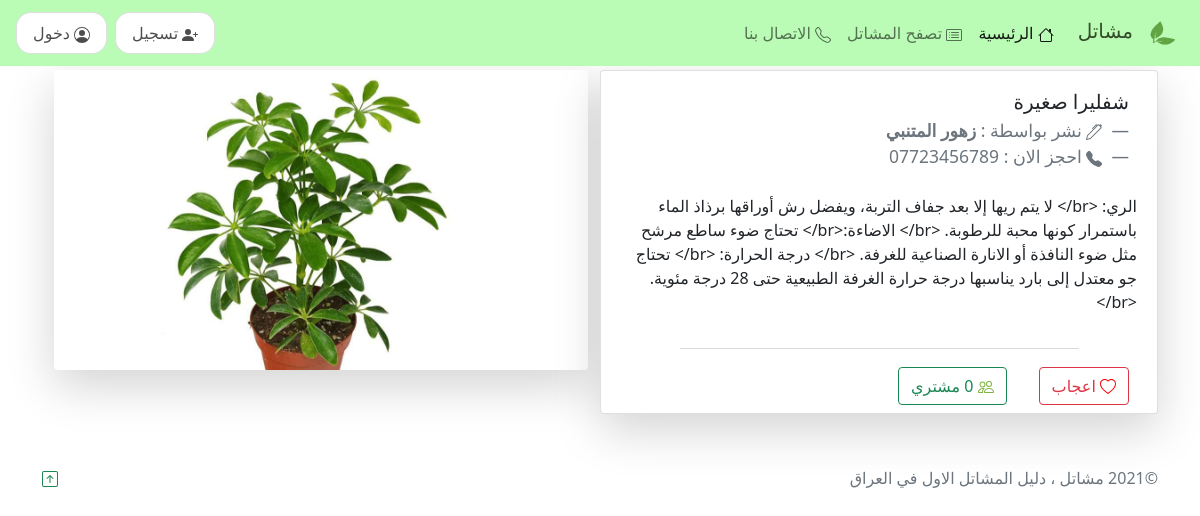
Screenshot of /element?plants_id=3 with the database file from the repository.
### tables this page shows
CREATE TABLE "plants" (
	"id"	INTEGER NOT NULL UNIQUE,
	"nursery_id"	INTEGER,
	"name"	TEXT NOT NULL,
	"des"	TEXT,
	"img_path1"	TEXT,
	"img_path2"	TEXT,
	"img_path3"	TEXT,
	"price"	TEXT NOT NULL,
	PRIMARY KEY("id"),
	FOREIGN KEY("nursery_id") REFERENCES "nursery"("id")
);

CREATE TABLE "nursery" (
	"id"	INTEGER NOT NULL UNIQUE,
	"name"	TEXT NOT NULL UNIQUE,
	"des"	TEXT,
	"img_path1"	TEXT,
	"img_path2"	TEXT,
	"img_path3"	TEXT,
	"phone"	TEXT NOT NULL,
	"path"	TEXT,
	PRIMARY KEY("id")
);

### app.py (the view)
@app.route("/element",methods = ['GET'])
def element():
   plants_id = request.args.get("plants_id")
   plants = db.execute('select * from plants where id=?',plants_id )
   nursery = db.execute('select * from nursery where id=?',plants[0]['nursery_id'])
   return render_template('element.html',plants = plants[0],nursery = nursery[0])

### templates/element.html (shortened to what this page needs)
{% include 'header.html'%}
<section class="py-1 text-center container">
    <div class="row ">
      <div class="row gutter-0 col-lg-12 col-md-12 col-sm-12 mx-auto">
            <div class="col-lg-6 col-md-6 col-sm-12 card  shadow-lg" >
                <div class="col-lg-12 col-md-12 col-sm-12 p-2 m-2">
                    <blockquote class="blockquote mb-0 " style="text-align: right;">
                        <p>{{plants.name}}</p>
                        <footer class="blockquote-footer text-muted">
                              نشر بواسطة :
                              <b>
                                  {{nursery.name}}
                                </b>
                        </footer>
                        <footer class="blockquote-footer text-muted">
                                    احجز الان :
                              {{nursery.phone}}
                        </footer>
                      </blockquote>
                </div>
              <div class="col p-2 text-start">
                <p>
                    {{plants.des}}
                </p>
             </div>
             <div style="width: 75%;margin: 10px auto;" class="dropdown-divider"></div>
                <div class="col-lg-12 col-md-12 col-sm-12 p-0 m-0">
                    <ul class="list-group list-group-horizontal text-dark">
                        <li class="list-group-item" style="border: 0;">
                            <form action="element.html" method="POST">
                                <button type="submit" class="btn btn-outline-danger">
                                    {{like}} اعجاب
                                </button>
                            </form>
                        </li>
                        <li class="list-group-item" style="border: 0;">
                            <button class="btn btn-outline-success">
                            0 مشتري
                            </button>
                        </li>
                    </ul>
                </div>
    </div>
    <div class=" col-lg-6 col-md-6 col-sm-12 ">
        <div class="rounded shadow-lg"  style="width: 100%;height: 300px;background: url({{url_for('static',filename=plants.img_path1)}});background-size:cover;background-position:center">
</div>
</div>
            </div>
          </div>
</section>
{% include 'footer.html'%}

### static/css/header.css (style rules this page uses)
:root { --var-default-color : #429a46; }

### rows the page displays
plants: name "شفليرا صغيرة", des "الري: <br/> لا يتم ريها إلا بعد جفاف التربة، ويفضل رش أوراقها برذاذ الماء باستمرار كونها محبة للرطوبة. <br/> الاضاءة:<br/> تحتاج ضوء ساطع مرشح مثل ضوء النافذة أو الانارة الصناعية للغرفة. <br/> درجة الحرارة: <br/> تحتاج جو معتدل إلى بارد يناسبها درجة حرارة الغرفة الطبيعية حتى 28 درجة مئوية.<br/>", img_path1 (picture)
nursery: name "زهور المتنبي", phone "07723456789"
